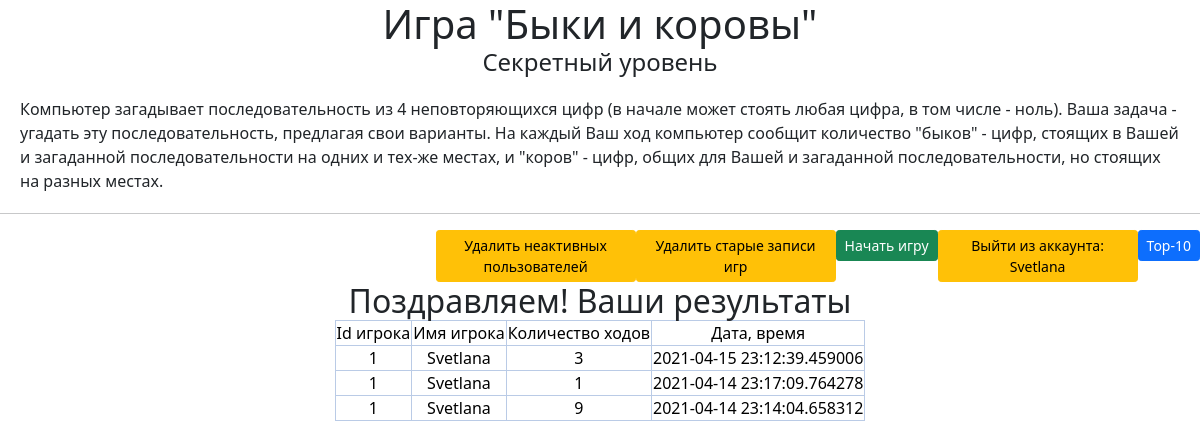
Page /records_user (signed in) on the committed database.
### data/users.py (models this page shows, shortened)
class User(SqlAlchemyBase, UserMixin):
    __tablename__ = 'users'
    id = sqlalchemy.Column(sqlalchemy.Integer,
                           primary_key=True, autoincrement=True)
    surname = sqlalchemy.Column(sqlalchemy.String, nullable=True)
    name = sqlalchemy.Column(sqlalchemy.String, nullable=True)
    level = sqlalchemy.Column(sqlalchemy.Integer, nullable=True)
    status = sqlalchemy.Column(sqlalchemy.String, nullable=True)
    email = sqlalchemy.Column(sqlalchemy.String,
                              index=True, unique=True, nullable=True)
    hashed_password = sqlalchemy.Column(sqlalchemy.String, nullable=True)
    reg_date = sqlalchemy.Column(sqlalchemy.DateTime,
                                      default=datetime.datetime.now)
    record = orm.relation("Record", back_populates='user')

### data/records.py (models this page shows)
class Record(SqlAlchemyBase):
    __tablename__ = 'records'
    id = sqlalchemy.Column(sqlalchemy.Integer,
                           primary_key=True, autoincrement=True)
    user_id = sqlalchemy.Column(sqlalchemy.Integer,
                                    sqlalchemy.ForeignKey("users.id"))
    user_name = sqlalchemy.Column(sqlalchemy.String, nullable=True)
    score = sqlalchemy.Column(sqlalchemy.Integer, nullable=True)
    secret_num = sqlalchemy.Column(sqlalchemy.String, nullable=True)
    date = sqlalchemy.Column(sqlalchemy.DateTime,
                                 default=datetime.datetime.now)
    user = orm.relation('User')

### main.py (the view)
@app.route('/records_user')
@login_required
def records_user():
    db_sess = db_session.create_session()
    records = db_sess.query(Record).order_by(Record.date.desc()).filter(Record.user_id == current_user.id)
    return render_template("records.html", records=records, header="Поздравляем! Ваши результаты")

### data/db_session.py (called while the page is built)
def create_session() -> Session:
    global __factory
    return __factory()

### main.py (called while the page is built)
@login_manager.user_loader
def load_user(user_id):
    db_sess = db_session.create_session()
    return db_sess.query(User).get(user_id)

### templates/records.html (shortened to what this page needs)
{% extends "base.html" %}
{% block content %}
    <h2>{{header}}</h2>
    <table class="table-primary align-middle table-bordered">
    	<tr class="table-primary">
    		<td class="table-primary">Id игрока</td>
    		<td class="table-primary">Имя игрока</td>
    		<td class="table-primary">Количество ходов</td>
    		<td class="table-primary">Дата, время</td>
    	</tr>
        {% for i in records %}
    	<tr>
    		<td class="table-primary">{{ i.user_id }}</td>
    		<td class="table-primary">{{ i.user_name }}</td>
    		<td class="table-primary">{{ i.score }}</td>
    		<td class="table-primary">{{ i.date }}</td>
    	</tr>
    	{% endfor %}
    </table>
{% endblock %}

### templates/base.html (shortened to what this page needs)
<html lang="en">
<head>
    <link rel="stylesheet"
   href="https://cdn.jsdelivr.net/npm/bootstrap@5.0.0-beta1/dist/css/bootstrap.min.css"
>
   <link rel="stylesheet" type="text/css" href="static/css/style.css">
</head>
<body>
    <h1>Игра "Быки и коровы"</h1>
    <h4>Секретный уровень</h4>
    <div>Компьютер загадывает последовательность из 4 неповторяющихся цифр (в начале может стоять любая цифра, в том числе - ноль). Ваша задача - угадать эту последовательность, предлагая свои варианты. На каждый Ваш ход компьютер сообщит количество "быков" - цифр, стоящих в Вашей и загаданной последовательности на одних и тех-же местах, и "коров" - цифр, общих для Вашей и загаданной последовательности, но стоящих на разных местах.</div>
    <hr>
    <nav>
    <a class="btn btn-primary btn-sm" href="/records10">Top-10</a>
    {% if current_user.is_authenticated %}
        <a class="btn btn-warning btn-sm" href="/logout">Выйти из аккаунта: {{ current_user.name }}</a>
        <a href="/new_game" class="btn btn-success btn-sm">Начать игру</a>
        {% if current_user.status == "admin" %}
            <a href="/remove_old_records" class="btn btn-warning btn-sm">Удалить старые записи игр</a>
            <a href="/remove_old_users" class="btn btn-warning btn-sm">Удалить неактивных пользователей</a>
        {% endif %}
    {% else %}
        <a class="btn btn-primary btn-sm" href="/register">Зарегистрироваться</a>
        <a class="btn btn-success btn-sm" href="/login">Войти</a>
    {% endif %}
    </nav>
    <div>
	{% block content %}
	{% endblock %}
    </div>
</body>
</html>

### static/css/style.css (style rules this page uses)
h1, h4, h2, form, table { margin: auto; text-align: center; max-width: 640px; }
a { float: right; text-align: top; max-width: 200px; }
div { align: center; margin: 20px; }

### rows in the picture
User: name "Svetlana"
Record: user_id "1", user_name "Svetlana", score "3", date "2021-04-15 23:12:39.459006"
Record: user_id "1", user_name "Svetlana", score "1", date "2021-04-14 23:17:09.764278"
Record: user_id "1", user_name "Svetlana", score "9", date "2021-04-14 23:14:04.658312"

### other values in the picture
{{ header }} "Поздравляем! Ваши результаты"
